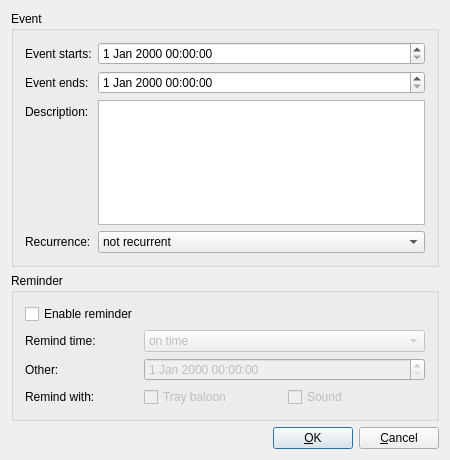
<ui version="4.0" >
 <class>AddEventDialogClass</class>
 <widget class="QDialog" name="AddEventDialogClass" >
  <property name="geometry" >
   <rect>
    <x>0</x>
    <y>0</y>
    <width>450</width>
    <height>460</height>
   </rect>
  </property>
  <property name="minimumSize" >
   <size>
    <width>450</width>
    <height>460</height>
   </size>
  </property>
  <property name="windowTitle" >
   <string>AddEventDialog</string>
  </property>
  <property name="modal" >
   <bool>true</bool>
  </property>
  <layout class="QVBoxLayout" name="verticalLayout_2" >
   <item>
    <widget class="QGroupBox" name="groupBox" >
     <property name="title" >
      <string>Event</string>
     </property>
     <layout class="QFormLayout" name="formLayout_2" >
      <property name="fieldGrowthPolicy" >
       <enum>QFormLayout::AllNonFixedFieldsGrow</enum>
      </property>
      <item row="0" column="0" >
       <widget class="QLabel" name="label_3" >
        <property name="text" >
         <string>Event starts:</string>
        </property>
       </widget>
      </item>
      <item row="0" column="1" >
       <widget class="QDateTimeEdit" name="editEventStart" />
      </item>
      <item row="1" column="0" >
       <widget class="QLabel" name="label_2" >
        <property name="text" >
         <string>Event ends:</string>
        </property>
       </widget>
      </item>
      <item row="1" column="1" >
       <widget class="QDateTimeEdit" name="editEventEnd" />
      </item>
      <item row="2" column="0" >
       <widget class="QLabel" name="label_7" >
        <property name="text" >
         <string>Description:</string>
        </property>
       </widget>
      </item>
      <item row="2" column="1" >
       <widget class="QTextEdit" name="textEdit" />
      </item>
      <item row="4" column="0" >
       <widget class="QLabel" name="label_5" >
        <property name="text" >
         <string>Recurrence:</string>
        </property>
       </widget>
      </item>
      <item row="4" column="1" >
       <widget class="QComboBox" name="comboRecurrence" >
        <item>
         <property name="text" >
          <string>not recurrent</string>
         </property>
        </item>
        <item>
         <property name="text" >
          <string>every day</string>
         </property>
        </item>
        <item>
         <property name="text" >
          <string>every weekday</string>
         </property>
        </item>
        <item>
         <property name="text" >
          <string>every week</string>
         </property>
        </item>
        <item>
         <property name="text" >
          <string>every month</string>
         </property>
        </item>
        <item>
         <property name="text" >
          <string>every year</string>
         </property>
        </item>
       </widget>
      </item>
     </layout>
    </widget>
   </item>
   <item>
    <widget class="QGroupBox" name="groupBox_2" >
     <property name="title" >
      <string>Reminder</string>
     </property>
     <layout class="QFormLayout" name="formLayout_4" >
      <property name="fieldGrowthPolicy" >
       <enum>QFormLayout::AllNonFixedFieldsGrow</enum>
      </property>
      <item row="0" column="0" >
       <widget class="QCheckBox" name="checkBox" >
        <property name="text" >
         <string>Enable reminder</string>
        </property>
       </widget>
      </item>
      <item row="0" column="1" >
       <spacer name="horizontalSpacer_2" >
        <property name="orientation" >
         <enum>Qt::Horizontal</enum>
        </property>
        <property name="sizeHint" stdset="0" >
         <size>
          <width>40</width>
          <height>20</height>
         </size>
        </property>
       </spacer>
      </item>
      <item row="1" column="0" >
       <widget class="QLabel" name="label" >
        <property name="text" >
         <string>Remind time:</string>
        </property>
       </widget>
      </item>
      <item row="1" column="1" >
       <widget class="QComboBox" name="comboRemind" >
        <property name="enabled" >
         <bool>false</bool>
        </property>
        <property name="contextMenuPolicy" >
         <enum>Qt::DefaultContextMenu</enum>
        </property>
        <item>
         <property name="text" >
          <string>on time</string>
         </property>
        </item>
        <item>
         <property name="text" >
          <string>5 minutes before</string>
         </property>
        </item>
        <item>
         <property name="text" >
          <string>10 minutes before</string>
         </property>
        </item>
        <item>
         <property name="text" >
          <string>15 minutes before</string>
         </property>
        </item>
        <item>
         <property name="text" >
          <string>30 minutes before</string>
         </property>
        </item>
        <item>
         <property name="text" >
          <string>other</string>
         </property>
        </item>
       </widget>
      </item>
      <item row="2" column="0" >
       <widget class="QLabel" name="label_4" >
        <property name="text" >
         <string>Other:</string>
        </property>
       </widget>
      </item>
      <item row="2" column="1" >
       <widget class="QDateTimeEdit" name="editRemindOther" >
        <property name="enabled" >
         <bool>false</bool>
        </property>
       </widget>
      </item>
      <item row="5" column="1" >
       <layout class="QHBoxLayout" name="horizontalLayout_2" >
        <item>
         <widget class="QCheckBox" name="checkBox_3" >
          <property name="enabled" >
           <bool>false</bool>
          </property>
          <property name="text" >
           <string>Tray baloon</string>
          </property>
         </widget>
        </item>
        <item>
         <widget class="QCheckBox" name="checkBox_2" >
          <property name="enabled" >
           <bool>false</bool>
          </property>
          <property name="text" >
           <string>Sound</string>
          </property>
         </widget>
        </item>
       </layout>
      </item>
      <item row="5" column="0" >
       <widget class="QLabel" name="label_6" >
        <property name="text" >
         <string>Remind with:</string>
        </property>
       </widget>
      </item>
     </layout>
    </widget>
   </item>
   <item>
    <spacer name="verticalSpacer" >
     <property name="orientation" >
      <enum>Qt::Vertical</enum>
     </property>
     <property name="sizeHint" stdset="0" >
      <size>
       <width>20</width>
       <height>40</height>
      </size>
     </property>
    </spacer>
   </item>
   <item>
    <layout class="QVBoxLayout" name="verticalLayout" >
     <item>
      <layout class="QHBoxLayout" name="horizontalLayout" >
       <item>
        <spacer name="horizontalSpacer" >
         <property name="orientation" >
          <enum>Qt::Horizontal</enum>
         </property>
         <property name="sizeHint" stdset="0" >
          <size>
           <width>40</width>
           <height>20</height>
          </size>
         </property>
        </spacer>
       </item>
       <item>
        <widget class="QPushButton" name="buttonOk" >
         <property name="text" >
          <string>&amp;OK</string>
         </property>
        </widget>
       </item>
       <item>
        <widget class="QPushButton" name="buttonCancel" >
         <property name="text" >
          <string>&amp;Cancel</string>
         </property>
        </widget>
       </item>
      </layout>
     </item>
    </layout>
   </item>
  </layout>
 </widget>
 <layoutdefault spacing="6" margin="11" />
 <resources/>
 <connections/>
</ui>
